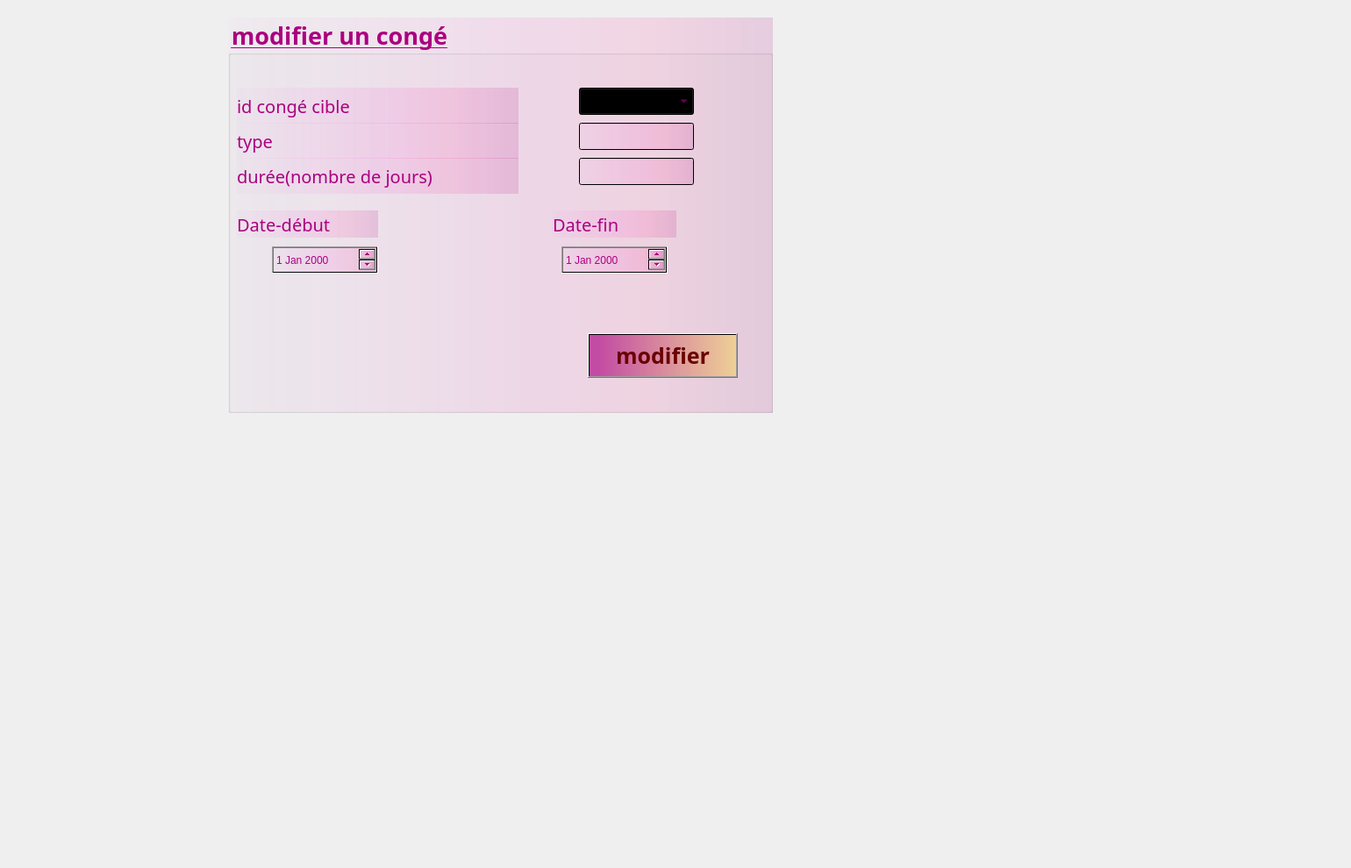
     <widget class="QWidget" name="modifiercong">
      <attribute name="title">
       <string>Modifier</string>
      </attribute>
      <widget class="QLabel" name="label_photo_17">
       <property name="geometry">
        <rect>
         <x>-130</x>
         <y>-70</y>
         <width>1531</width>
         <height>981</height>
        </rect>
       </property>
       <property name="text">
        <string/>
       </property>
       <property name="pixmap">
        <pixmap>../resources/Valentine's_Day_Sweets_Roses_Cupcake_Three_3_Heart_540910_1280x853.jpg</pixmap>
       </property>
      </widget>
      <widget class="QGroupBox" name="ajouteruncong_2">
       <property name="geometry">
        <rect>
         <x>260</x>
         <y>20</y>
         <width>621</width>
         <height>451</height>
        </rect>
       </property>
       <property name="font">
        <font>
         <family>Lucida Calligraphy</family>
         <pointsize>20</pointsize>
         <weight>75</weight>
         <bold>true</bold>
         <underline>true</underline>
        </font>
       </property>
       <property name="styleSheet">
        <string notr="true">color: rgb(170, 0, 127);
background-color: qlineargradient(spread:pad, x1:0, y1:0, x2:1, y2:0, stop:0 rgba(227, 0, 255, 4), stop:0.550847 rgba(255, 0, 190, 22), stop:0.771186 rgba(255, 0, 126, 28), stop:1 rgba(170, 0, 127, 37));</string>
       </property>
       <property name="title">
        <string>modifier un congé</string>
       </property>
       <property name="flat">
        <bool>false</bool>
       </property>
       <property name="checkable">
        <bool>false</bool>
       </property>
       <widget class="QLabel" name="label_duree_2">
        <property name="geometry">
         <rect>
          <x>10</x>
          <y>160</y>
          <width>321</width>
          <height>41</height>
         </rect>
        </property>
        <property name="font">
         <font>
          <family>Lucida Calligraphy</family>
          <pointsize>15</pointsize>
         </font>
        </property>
        <property name="text">
         <string>durée(nombre de jours)</string>
        </property>
       </widget>
       <widget class="QLabel" name="label_datedeb_2">
        <property name="geometry">
         <rect>
          <x>10</x>
          <y>220</y>
          <width>161</width>
          <height>31</height>
         </rect>
        </property>
        <property name="font">
         <font>
          <family>Lucida Calligraphy</family>
          <pointsize>15</pointsize>
         </font>
        </property>
        <property name="text">
         <string>Date-début</string>
        </property>
       </widget>
       <widget class="QLabel" name="label_type_2">
        <property name="geometry">
         <rect>
          <x>10</x>
          <y>120</y>
          <width>321</width>
          <height>41</height>
         </rect>
        </property>
        <property name="font">
         <font>
          <family>Lucida Calligraphy</family>
          <pointsize>15</pointsize>
         </font>
        </property>
        <property name="text">
         <string>type</string>
        </property>
       </widget>
       <widget class="QLabel" name="label_datefin_2">
        <property name="geometry">
         <rect>
          <x>370</x>
          <y>220</y>
          <width>141</width>
          <height>31</height>
         </rect>
        </property>
        <property name="font">
         <font>
          <family>Lucida Calligraphy</family>
          <pointsize>15</pointsize>
         </font>
        </property>
        <property name="text">
         <string>Date-fin</string>
        </property>
       </widget>
       <widget class="QPushButton" name="pushButton_modifierconges">
        <property name="geometry">
         <rect>
          <x>410</x>
          <y>360</y>
          <width>171</width>
          <height>51</height>
         </rect>
        </property>
        <property name="font">
         <font>
          <family>Lucida Calligraphy</family>
          <pointsize>19</pointsize>
          <weight>75</weight>
          <bold>true</bold>
         </font>
        </property>
        <property name="autoFillBackground">
         <bool>false</bool>
        </property>
        <property name="styleSheet">
         <string notr="true">background-color: qlineargradient(spread:pad, x1:0, y1:0, x2:1, y2:0, stop:0.0635593 rgba(170, 0, 127, 164), stop:1 rgba(255, 214, 0, 82));
color:rgb(106, 0, 0);</string>
        </property>
        <property name="text">
         <string>modifier</string>
        </property>
       </widget>
       <widget class="QLineEdit" name="typem">
        <property name="geometry">
         <rect>
          <x>400</x>
          <y>120</y>
          <width>131</width>
          <height>31</height>
         </rect>
        </property>
       </widget>
       <widget class="QLineEdit" name="dureem">
        <property name="geometry">
         <rect>
          <x>400</x>
          <y>160</y>
          <width>131</width>
          <height>31</height>
         </rect>
        </property>
       </widget>
       <widget class="QLabel" name="label_id_3">
        <property name="geometry">
         <rect>
          <x>10</x>
          <y>80</y>
          <width>321</width>
          <height>41</height>
         </rect>
        </property>
        <property name="font">
         <font>
          <family>Lucida Calligraphy</family>
          <pointsize>15</pointsize>
         </font>
        </property>
        <property name="text">
         <string>id congé cible</string>
        </property>
       </widget>
       <widget class="QComboBox" name="idcm">
        <property name="geometry">
         <rect>
          <x>400</x>
          <y>80</y>
          <width>131</width>
          <height>31</height>
         </rect>
        </property>
       </widget>
       <widget class="QDateEdit" name="datedebm">
        <property name="geometry">
         <rect>
          <x>50</x>
          <y>261</y>
          <width>121</width>
          <height>31</height>
         </rect>
        </property>
       </widget>
       <widget class="QDateEdit" name="datefinm">
        <property name="geometry">
         <rect>
          <x>380</x>
          <y>261</y>
          <width>121</width>
          <height>31</height>
         </rect>
        </property>
       </widget>
      </widget>
     </widget>
